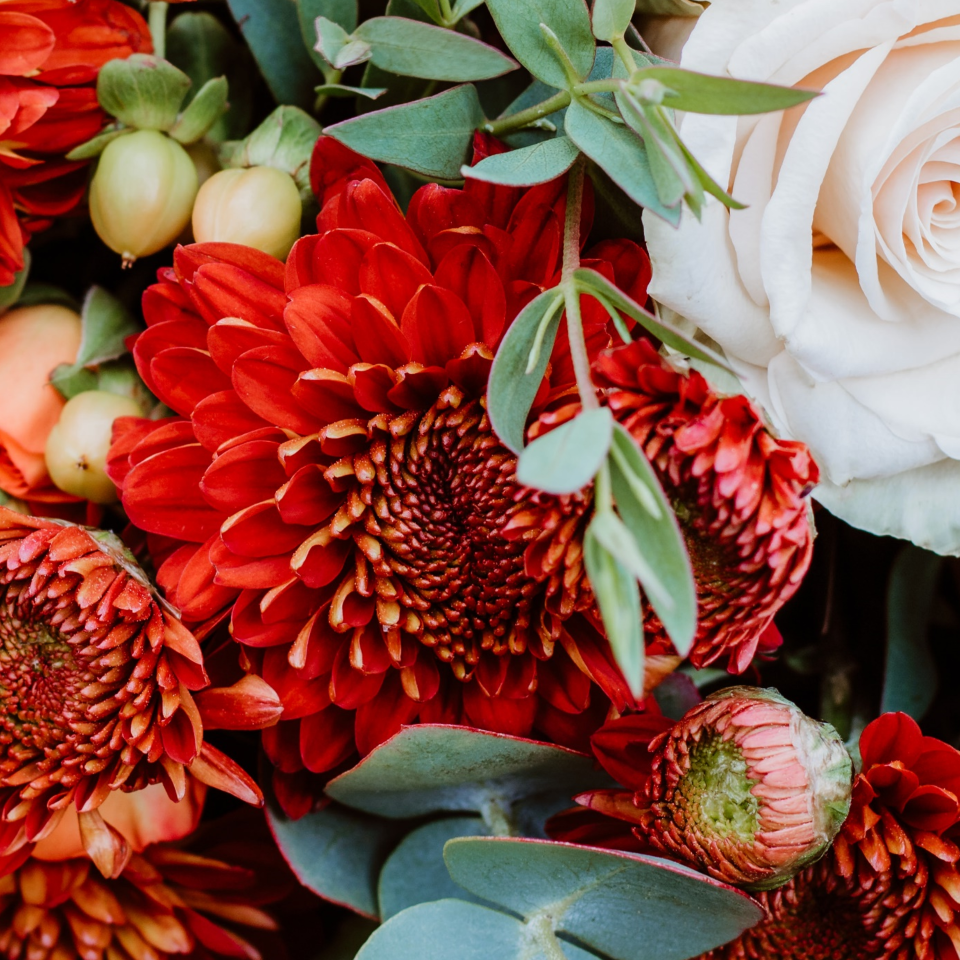
#> input picture FFT_CGH_thesis/flowers_960.png, 960 x 960 px
$ python FFT_GS_rescale_nocor_improved.py
#> lines starting #> are read from the running program, lines starting #| are printed output that depends on the picture
# -*- coding: utf-8 -*-
"""
Created on Sun Oct 27 10:45:57 2024

@author: gaosh
"""
from PIL import Image
import numpy as np
import matplotlib.pyplot as plt
from scipy.fft import fft2, fftshift,ifft2,ifftshift
import os
import cv2
import time

start_t=time.time()
os.chdir("C:/Users/Laboratorio/MakeHologram/FFT_CGH_thesis")
filename="flowers_960"
im=plt.imread(f"{filename}.png")
#> im is the input picture: shape (960, 960, 4) float32; mean R, G, B, A 0.531, 0.312, 0.261, 1
height=im.shape[0]
#> height = 960
width=im.shape[1]
#> width = 960

# Define wavelengths (in meters, for rescale)
lambda_r = 0.680e-6  # Red wavelength
lambda_g = 0.532e-6  # Green wavelength (reference)
lambda_b = 0.461e-6  # Blue wavelength
# Calculate scaling factors with respect to green
scale_r =  lambda_r/lambda_g
scale_b =  lambda_b/lambda_g

h_r, w_r = int(height * scale_r), int(width * scale_r)
#> h_r = 1227; w_r = 1227
h_b, w_b = int(height * scale_b), int(width * scale_b)
#> h_b = 831; w_b = 831
print(h_r,int(h_r), w_r,int(w_r))
#| 1227 1227 1227 1227
print(h_b,int(h_b), w_b,int(w_b))
#| 831 831 831 831

x_offset_r = (int(w_r)-width) // 2
#> x_offset_r = 133
y_offset_r = (int(h_r)-height) // 2
#> y_offset_r = 133
print(x_offset_r,y_offset_r)
#| 133 133
x_offset_b = (width - int(w_b)) // 2
#> x_offset_b = 64
y_offset_b = (height - int(h_b)) // 2
#> y_offset_b = 64
print(x_offset_b,y_offset_b)
#| 64 64
# Step 1: Pad the red channel to the scaled size
padded_red = np.zeros((h_r, w_r))
padded_red[y_offset_r:y_offset_r + height, x_offset_r:x_offset_r + width] = im[:, :, 0]

# Step 2: Crop the blue channel to the scaled size
cropped_blue=np.zeros((h_b, w_b))
cropped_blue = im[:, :, 2][y_offset_b:y_offset_b + h_b, x_offset_b:x_offset_b + w_b]
t=1
padded_B = np.zeros((int(t*h_r), int(t*w_r)))
padded_B[y_offset_r:y_offset_r + height, x_offset_r:x_offset_r + width] = im[:, :, 2]
# Step 3: Resize both channels back to the original dimensions
scaled_red = cv2.resize(padded_red, (width, height), interpolation=cv2.INTER_LINEAR)
scaled_blue = cv2.resize(cropped_blue, (width, height), interpolation=cv2.INTER_LINEAR)

im_manipulated=np.zeros((height,width,3))
im_manipulated[:,:,0]=scaled_red
im_manipulated[:,:,1]=im[:,:,1]
im_manipulated[:,:,2]=scaled_blue#scaled_blue
# [6 lines of commented-out code are left out]
power1=2
#R
im_shift_r=fftshift(scaled_red**power1)
#G
im_shift_g=fftshift(im[:,:,1]**power1)
#B
im_shift_b=fftshift(scaled_blue**power1)

# random
rand=np.random.uniform(0, 1, (height, width))
rand_2pi=np.pi*rand
rand_ma=np.max(rand_2pi)
#> rand_ma = 3.14
rand_mi=np.min(rand_2pi)
#> rand_mi = 2.22e-06
exp_rand=np.exp(1j*rand_2pi)
#R
im_r_rand=exp_rand*im_shift_r

im_g_rand=exp_rand*im_shift_g

im_b_rand=exp_rand*im_shift_b

current_field_r = fftshift(fft2(im_r_rand ))
current_field_g =fftshift(fft2(im_g_rand))
current_field_b =fftshift(fft2(im_b_rand))
iterations=10
power2=2
for i in range(iterations):

    # Inverse Fourier Transform to initial plane
    current_field_r_i = ifft2(ifftshift(np.exp(1j * np.angle(current_field_r))))
    current_field_g_i = ifft2(ifftshift(np.exp(1j * np.angle(current_field_g))))
    current_field_b_i = ifft2(ifftshift(np.exp(1j * np.angle(current_field_b))))

    current_field_r_n =im_shift_r**power2*np.exp(1j * np.angle(current_field_r_i))#*exp_rand
    current_field_g_n =im_shift_g**power2*np.exp(1j * np.angle(current_field_g_i))#*exp_rand
    current_field_b_n =im_shift_b**power2*np.exp(1j * np.angle(current_field_b_i))#*exp_rand

    # Forward Fourier Transform to the target plane
    current_field_r = fftshift(fft2(current_field_r_n ))
    current_field_g = fftshift(fft2(current_field_g_n ))
    current_field_b = fftshift(fft2(current_field_b_n ))


# Final optimized phase for display or application on SLM
optimized_phase_r = np.angle(current_field_r)
phase_rr_modi=(optimized_phase_r/np.pi+1)*(255/1.85)
# phase_rr_modi_mod=np.mod(phase_rr_modi,255)

optimized_phase_g = np.angle(current_field_g)
phase_gr_modi=(optimized_phase_g/np.pi+1)*(255/2.63)
# phase_gr_modi_mod=np.mod(phase_gr_modi,255)

optimized_phase_b = np.angle(current_field_b)
phase_br_modi=(optimized_phase_b/np.pi+1)*(255/3.55)
# phase_br_modi_mod=np.mod(phase_br_modi,255)

"""Lens"""
lambda_r = 0.633e-6  # Red wavelength
lambda_g = 0.532e-6  # Green wavelength (reference)
lambda_b = 0.450e-6
arr_r=np.zeros((height, width))
arr_g=np.zeros((height, width))
arr_b=np.zeros((height, width))
pixel_size=4.5e-6#4.5e-6
f=-2 # meters
center_h=height//2
#> center_h = 480
center_w=width//2
#> center_w = 480
"""RGB lens"""
for i in range(height):
    for j in range(width):
        r = pixel_size * np.sqrt((i - center_h)**2 + (j - center_w)**2)
        arr_r[i, j] =  r**2 / (f * lambda_r) #np.pi *
        arr_g[i, j] =  r**2 / (f * lambda_g)
        arr_b[i, j] =  r**2 / (f * lambda_b)
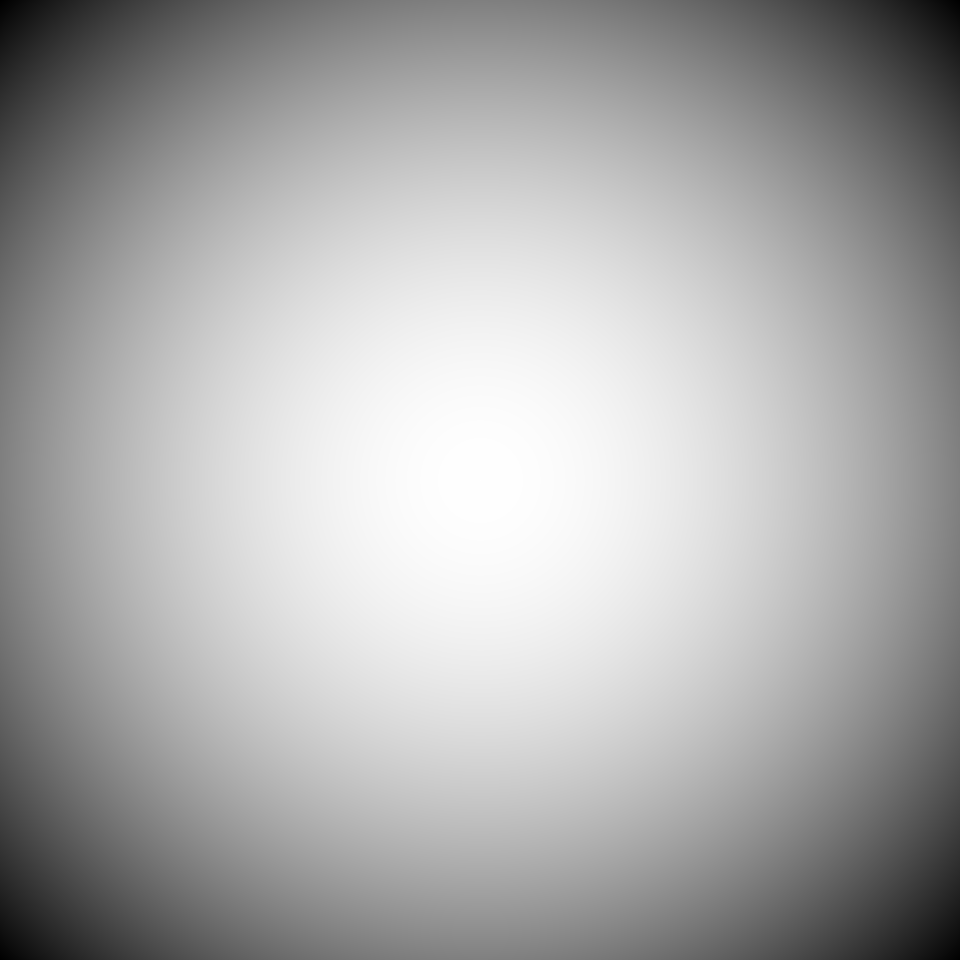
#> arr_b: shape (960, 960) float64; min -10.37, max 0, mean -3.46; drawn with min black and max white
"""mod into 0-2"""
arr_r_mod=np.mod(arr_r,2)
arr_g_mod=np.mod(arr_g,2)
arr_b_mod=np.mod(arr_b,2)

"""Map phase to gray level for diff laser"""
arr_r_modified=arr_r_mod*(255/1.85)
arr_g_modified=arr_g_mod*(255/2.63)
arr_b_modified=arr_b_mod*(255/3.55)
# Create a new array for the new image with the same shape as the original

# Assuming phase_rr_modi and arr_r_modified are already defined and have matching shapes
im_modify_r = np.zeros_like(im, shape=(im.shape[0], im.shape[1],3))
im_modify_g = np.zeros_like(im, shape=(im.shape[0], im.shape[1],3))
im_modify_b = np.zeros_like(im, shape=(im.shape[0], im.shape[1],3))

# Fill each channel with respective modifications
im_modify_r[:,:,0] = phase_rr_modi + arr_r_modified
im_modify_g[:,:,1]= phase_gr_modi + arr_g_modified
im_modify_b[:,:,2] = phase_br_modi + arr_b_modified

im_modify_noL = np.zeros_like(im,shape=(im.shape[0], im.shape[1], 3))
im_modify_noL[:,:,0] = phase_rr_modi
im_modify_noL[:,:,1] = phase_gr_modi
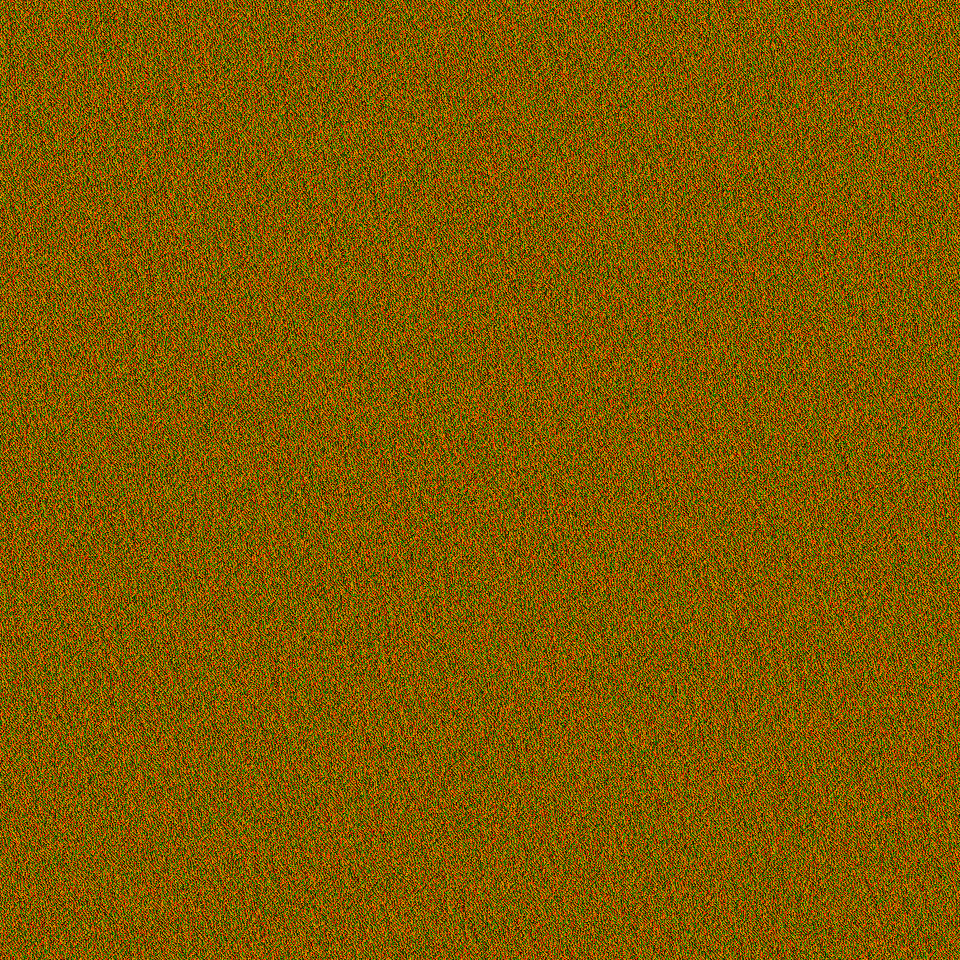
#> im_modify_noL: shape (960, 960, 3) float32; mean of channels 0, 1, 2 137.9, 97, 0; drawn with min black and max white
im_modify_noL[:,:,2] = phase_br_modi

im_modify_c = np.zeros_like(im, shape=(im.shape[0], im.shape[1],3))
im_modify_c[:,:,0] = phase_rr_modi+arr_r_modified
im_modify_c[:,:,1] = phase_gr_modi+arr_g_modified
im_modify_c[:,:,2] = phase_br_modi+arr_b_modified
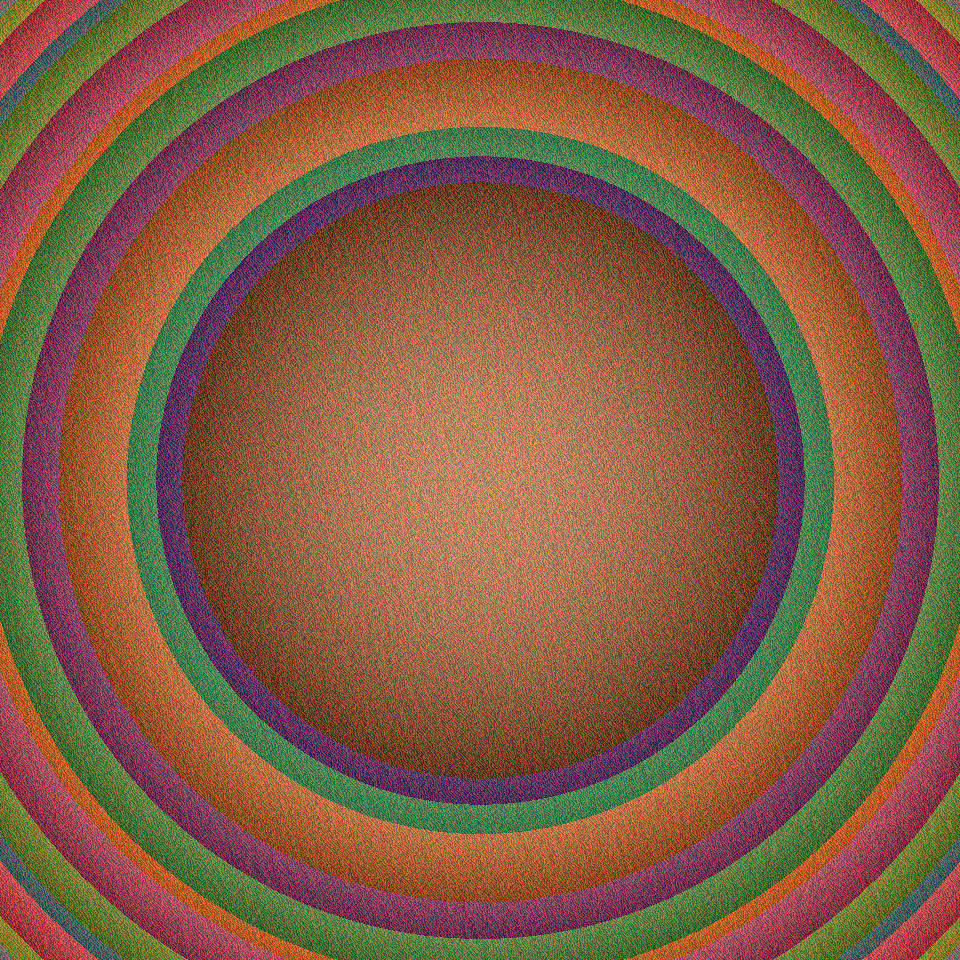
#> im_modify_c: shape (960, 960, 3) float32; mean of channels 0, 1, 2 283.8, 200.3, 147.4; drawn with min black and max white

def crop(im_modify,name):
    # y_offset=center_h-1080//2
#> called with name = 'nL'
    im_cropped=im_modify#[y_offset:y_offset+1080,:]
    im_cropped = im_cropped.astype(np.uint8)
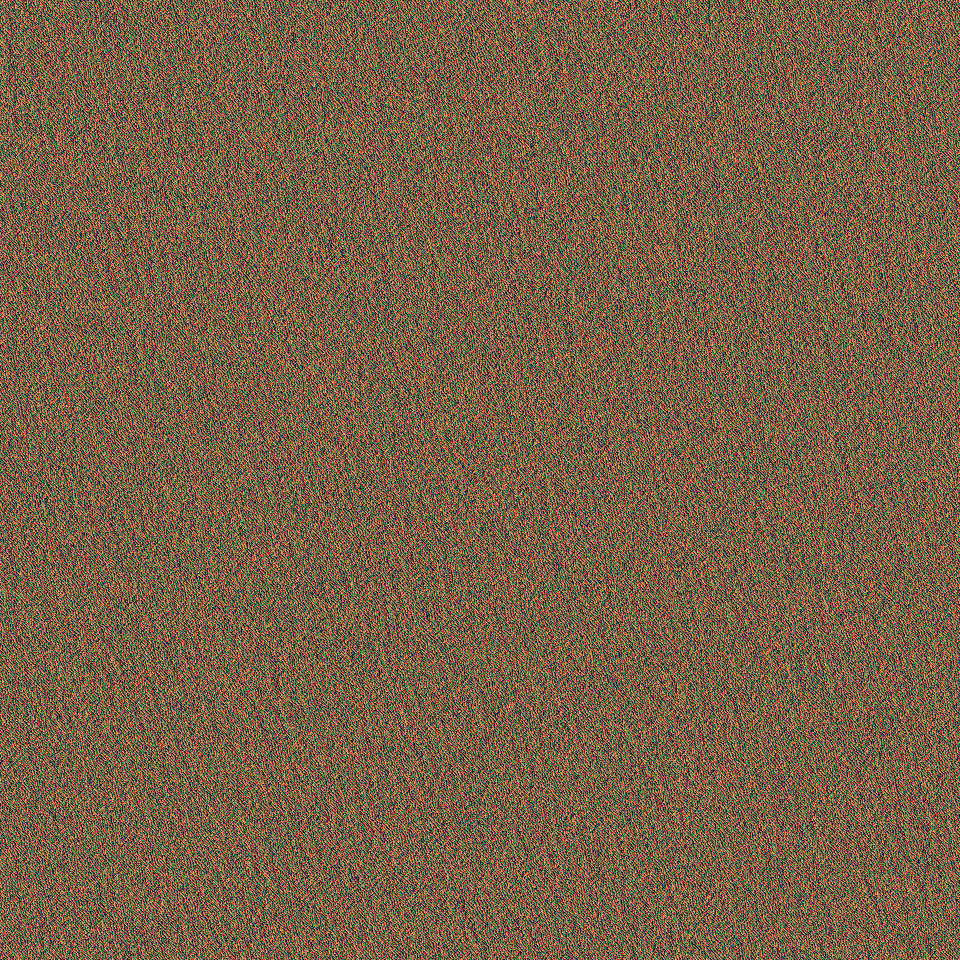
#> im_cropped: shape (960, 960, 3); mean of channels 0, 1, 2 119.1, 96.5, 71.4; drawn as R, G, B
    im_modi = Image.fromarray(im_cropped)
    im_modi.save(f"{filename}_GS_{iterations,name}_input_{power1}_p2_{power2}.png")
# [4 lines of commented-out code are left out]
C_noL=crop(im_modify_noL, "nL")
# Save each channel separately
# red_channel.save(f"{filename}_GS_{iterations}_lens_NoCo_HA_r.png")
# green_channel.save(f"{filename}_GS_{iterations}_lens_NoCo_HA_g.png")
# blue_channel.save(f"{filename}_GS_{iterations}_lens_NoCo_HA_b.png")
end_t=time.time()
print(f"Time consuming {end_t-start_t}s, iteration {iterations}")
